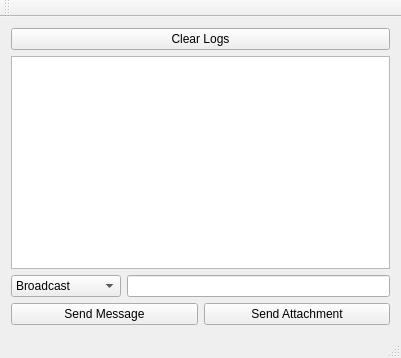
<?xml version="1.0" encoding="UTF-8"?>
<ui version="4.0">
 <class>MainWindow</class>
 <widget class="QMainWindow" name="MainWindow">
  <property name="geometry">
   <rect>
    <x>0</x>
    <y>0</y>
    <width>401</width>
    <height>358</height>
   </rect>
  </property>
  <property name="windowTitle">
   <string>QZettaListener</string>
  </property>
  <property name="styleSheet">
   <string notr="true"/>
  </property>
  <widget class="QWidget" name="centralWidget">
   <layout class="QGridLayout" name="gridLayout">
    <item row = "0" column = "0">
        <widget class = "QPushButton" name = "pushButton_clearLogs">
        <property name="minimumSize">
         <size>
          <width>0</width>
          <height>0</height>
         </size>
        </property>
        <property name="styleSheet">
         <string notr="true"/>
        </property>
        <property name="text">
         <string>Clear Logs</string>
        </property>        
        </widget>
    </item>
    <item row="1" column="0">
     <widget class="QTextBrowser" name="textBrowser_receivedMessages">
      <property name="styleSheet">
       <string notr="true"/>
      </property>
     </widget>
    </item>
    <item row="2" column="0">
     <layout class="QGridLayout" name="gridLayout_2">
      <item row="2" column="0">
       <widget class="QPushButton" name="pushButton_sendMessage">
        <property name="minimumSize">
         <size>
          <width>0</width>
          <height>0</height>
         </size>
        </property>
        <property name="styleSheet">
         <string notr="true"/>
        </property>
        <property name="text">
         <string>Send Message</string>
        </property>
       </widget>
      </item>
      <item row="2" column="1">
       <widget class="QPushButton" name="pushButton_sendAttachment">
        <property name="styleSheet">
         <string notr="true"/>
        </property>
        <property name="text">
         <string>Send Attachment</string>
        </property>
        <property name="flat">
         <bool>false</bool>
        </property>
       </widget>
      </item>
      <item row="1" column="0" colspan="2">
       <layout class="QHBoxLayout" name="horizontalLayout">
        <item>
         <widget class="QComboBox" name="comboBox_receiver">
          <property name="minimumSize">
           <size>
            <width>110</width>
            <height>0</height>
           </size>
          </property>
          <item>
           <property name="text">
            <string>Broadcast</string>
           </property>
          </item>
         </widget>
        </item>
        <item>
         <widget class="QLineEdit" name="lineEdit_message">
          <property name="minimumSize">
           <size>
            <width>150</width>
            <height>0</height>
           </size>
          </property>
          <property name="styleSheet">
           <string notr="true"/>
          </property>
         </widget>
        </item>
       </layout>
      </item>
     </layout>
    </item>
   </layout>
  </widget>
  <widget class="QMenuBar" name="menuBar">
   <property name="geometry">
    <rect>
     <x>0</x>
     <y>0</y>
     <width>401</width>
     <height>21</height>
    </rect>
   </property>
  </widget>
  <widget class="QToolBar" name="mainToolBar">
   <attribute name="toolBarArea">
    <enum>TopToolBarArea</enum>
   </attribute>
   <attribute name="toolBarBreak">
    <bool>false</bool>
   </attribute>
  </widget>
  <widget class="QStatusBar" name="statusBar"/>
 </widget>
 <layoutdefault spacing="6" margin="11"/>
 <resources/>
 <connections/>
</ui>
